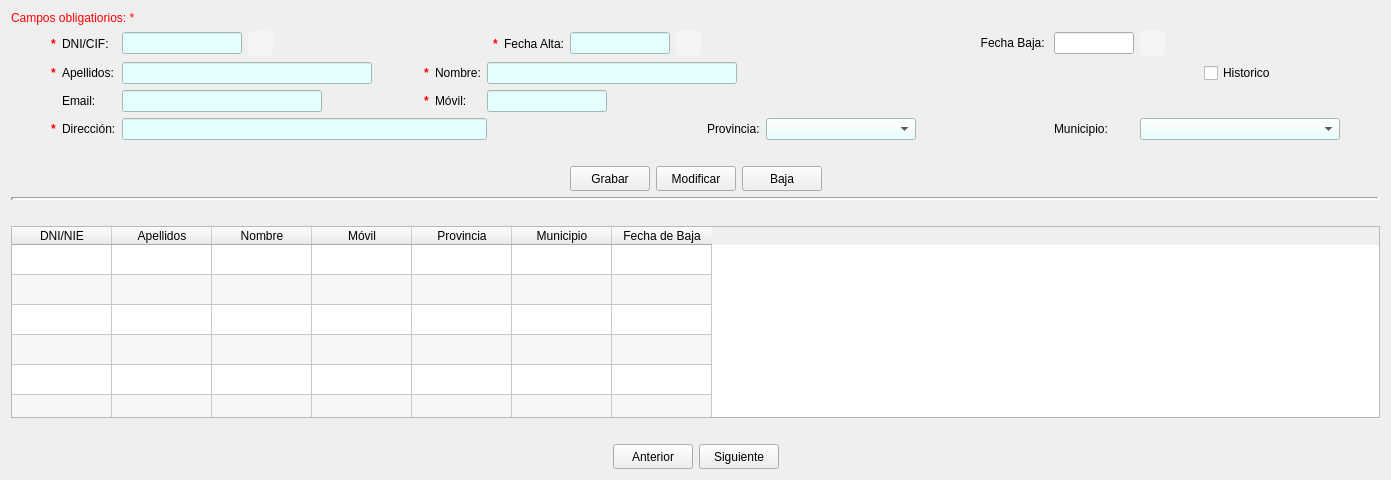
      <widget class="QWidget" name="pesClientes">
       <attribute name="title">
        <string>Clientes</string>
       </attribute>
       <layout class="QGridLayout" name="gridLayout_3">
        <item row="1" column="0">
         <layout class="QVBoxLayout" name="verticalLayout">
          <item>
           <layout class="QGridLayout" name="gridLayout">
            <item row="0" column="0" rowspan="4">
             <spacer name="horizontalSpacer_12">
              <property name="orientation">
               <enum>Qt::Horizontal</enum>
              </property>
              <property name="sizeHint" stdset="0">
               <size>
                <width>40</width>
                <height>20</height>
               </size>
              </property>
             </spacer>
            </item>
            <item row="3" column="13">
             <widget class="QLabel" name="lblMunicli">
              <property name="text">
               <string>Municipio:</string>
              </property>
             </widget>
            </item>
            <item row="3" column="11">
             <spacer name="horizontalSpacer_13">
              <property name="orientation">
               <enum>Qt::Horizontal</enum>
              </property>
              <property name="sizeHint" stdset="0">
               <size>
                <width>40</width>
                <height>20</height>
               </size>
              </property>
             </spacer>
            </item>
            <item row="3" column="10">
             <widget class="QComboBox" name="cmbProvcli">
              <property name="minimumSize">
               <size>
                <width>150</width>
                <height>0</height>
               </size>
              </property>
              <property name="maximumSize">
               <size>
                <width>150</width>
                <height>16777215</height>
               </size>
              </property>
              <property name="styleSheet">
               <string notr="true">background-color:rgb(229, 255, 255);</string>
              </property>
             </widget>
            </item>
            <item row="0" column="15" rowspan="4">
             <spacer name="horizontalSpacer_9">
              <property name="orientation">
               <enum>Qt::Horizontal</enum>
              </property>
              <property name="sizeHint" stdset="0">
               <size>
                <width>40</width>
                <height>20</height>
               </size>
              </property>
             </spacer>
            </item>
            <item row="1" column="5">
             <widget class="QLabel" name="label_4">
              <property name="font">
               <font>
                <weight>75</weight>
                <bold>true</bold>
               </font>
              </property>
              <property name="styleSheet">
               <string notr="true">color:rgb(255, 2, 2)</string>
              </property>
              <property name="text">
               <string>*</string>
              </property>
             </widget>
            </item>
            <item row="3" column="14">
             <widget class="QComboBox" name="cmbMunicli">
              <property name="minimumSize">
               <size>
                <width>200</width>
                <height>0</height>
               </size>
              </property>
              <property name="maximumSize">
               <size>
                <width>200</width>
                <height>16777215</height>
               </size>
              </property>
              <property name="styleSheet">
               <string notr="true">background-color:rgb(229, 255, 255);</string>
              </property>
             </widget>
            </item>
            <item row="0" column="13">
             <widget class="QLineEdit" name="txtBajaCli">
              <property name="sizePolicy">
               <sizepolicy hsizetype="Expanding" vsizetype="Fixed">
                <horstretch>0</horstretch>
                <verstretch>0</verstretch>
               </sizepolicy>
              </property>
              <property name="minimumSize">
               <size>
                <width>80</width>
                <height>0</height>
               </size>
              </property>
              <property name="maximumSize">
               <size>
                <width>80</width>
                <height>16777215</height>
               </size>
              </property>
             </widget>
            </item>
            <item row="3" column="12">
             <spacer name="horizontalSpacer_7">
              <property name="orientation">
               <enum>Qt::Horizontal</enum>
              </property>
              <property name="sizeHint" stdset="0">
               <size>
                <width>40</width>
                <height>20</height>
               </size>
              </property>
             </spacer>
            </item>
            <item row="0" column="14">
             <widget class="QPushButton" name="btnBajaCli">
              <property name="minimumSize">
               <size>
                <width>25</width>
                <height>25</height>
               </size>
              </property>
              <property name="maximumSize">
               <size>
                <width>25</width>
                <height>25</height>
               </size>
              </property>
              <property name="styleSheet">
               <string notr="true">QPushButton {
    background-color: whitesmoke;
    color: white;
    border-radius: 5px;
}

QPushButton:pressed {
    background-color:#0ea2ae;
    transform: scale(0.95);
}
</string>
              </property>
              <property name="text">
               <string/>
              </property>
              <property name="icon">
               <iconset>
                <normaloff>../img/calendario.ico</normaloff>../img/calendario.ico</iconset>
              </property>
              <property name="iconSize">
               <size>
                <width>29</width>
                <height>25</height>
               </size>
              </property>
             </widget>
            </item>
            <item row="0" column="1">
             <widget class="QLabel" name="lblAsterisk">
              <property name="font">
               <font>
                <weight>75</weight>
                <bold>true</bold>
               </font>
              </property>
              <property name="styleSheet">
               <string notr="true">color:rgb(255, 2, 2)</string>
              </property>
              <property name="text">
               <string>*</string>
              </property>
             </widget>
            </item>
            <item row="0" column="12" alignment="Qt::AlignRight|Qt::AlignVCenter">
             <widget class="QLabel" name="lblFechaBajacli">
              <property name="minimumSize">
               <size>
                <width>80</width>
                <height>20</height>
               </size>
              </property>
              <property name="maximumSize">
               <size>
                <width>70</width>
                <height>20</height>
               </size>
              </property>
              <property name="text">
               <string>Fecha Baja: </string>
              </property>
              <property name="alignment">
               <set>Qt::AlignRight|Qt::AlignTrailing|Qt::AlignVCenter</set>
              </property>
             </widget>
            </item>
            <item row="1" column="4">
             <spacer name="horizontalSpacer">
              <property name="orientation">
               <enum>Qt::Horizontal</enum>
              </property>
              <property name="sizeType">
               <enum>QSizePolicy::Expanding</enum>
              </property>
              <property name="sizeHint" stdset="0">
               <size>
                <width>40</width>
                <height>20</height>
               </size>
              </property>
             </spacer>
            </item>
            <item row="1" column="14" alignment="Qt::AlignHCenter">
             <widget class="QCheckBox" name="chkHistoriacli">
              <property name="text">
               <string>Historico</string>
              </property>
             </widget>
            </item>
            <item row="1" column="1">
             <widget class="QLabel" name="lblAsterisk_2">
              <property name="font">
               <font>
                <weight>75</weight>
                <bold>true</bold>
               </font>
              </property>
              <property name="styleSheet">
               <string notr="true">color:rgb(255, 2, 2)</string>
              </property>
              <property name="text">
               <string>*</string>
              </property>
             </widget>
            </item>
            <item row="2" column="4">
             <spacer name="horizontalSpacer_2">
              <property name="orientation">
               <enum>Qt::Horizontal</enum>
              </property>
              <property name="sizeType">
               <enum>QSizePolicy::Expanding</enum>
              </property>
              <property name="sizeHint" stdset="0">
               <size>
                <width>40</width>
                <height>20</height>
               </size>
              </property>
             </spacer>
            </item>
            <item row="3" column="8">
             <spacer name="horizontalSpacer_3">
              <property name="orientation">
               <enum>Qt::Horizontal</enum>
              </property>
              <property name="sizeType">
               <enum>QSizePolicy::Expanding</enum>
              </property>
              <property name="sizeHint" stdset="0">
               <size>
                <width>40</width>
                <height>20</height>
               </size>
              </property>
             </spacer>
            </item>
            <item row="1" column="3">
             <widget class="QLineEdit" name="txtApelcli">
              <property name="minimumSize">
               <size>
                <width>250</width>
                <height>0</height>
               </size>
              </property>
              <property name="maximumSize">
               <size>
                <width>350</width>
                <height>16777215</height>
               </size>
              </property>
              <property name="styleSheet">
               <string notr="true">background-color:rgb(229, 255, 255);</string>
              </property>
             </widget>
            </item>
            <item row="1" column="2">
             <widget class="QLabel" name="lblApelcli">
              <property name="text">
               <string>Apellidos:</string>
              </property>
             </widget>
            </item>
            <item row="2" column="2">
             <widget class="QLabel" name="lblEmailcli">
              <property name="text">
               <string>Email:</string>
              </property>
             </widget>
            </item>
            <item row="2" column="3">
             <widget class="QLineEdit" name="txtEmailcli">
              <property name="minimumSize">
               <size>
                <width>200</width>
                <height>0</height>
               </size>
              </property>
              <property name="maximumSize">
               <size>
                <width>200</width>
                <height>16777215</height>
               </size>
              </property>
              <property name="styleSheet">
               <string notr="true">background-color:rgb(229, 255, 255);</string>
              </property>
             </widget>
            </item>
            <item row="1" column="7" colspan="7">
             <widget class="QLineEdit" name="txtNomcli">
              <property name="minimumSize">
               <size>
                <width>200</width>
                <height>0</height>
               </size>
              </property>
              <property name="maximumSize">
               <size>
                <width>250</width>
                <height>16777215</height>
               </size>
              </property>
              <property name="styleSheet">
               <string notr="true">background-color:rgb(229, 255, 255);</string>
              </property>
             </widget>
            </item>
            <item row="0" column="2">
             <widget class="QLabel" name="lblDnicli">
              <property name="text">
               <string>DNI/CIF:</string>
              </property>
             </widget>
            </item>
            <item row="2" column="7" colspan="4">
             <widget class="QLineEdit" name="txtMovilcli">
              <property name="minimumSize">
               <size>
                <width>120</width>
                <height>0</height>
               </size>
              </property>
              <property name="maximumSize">
               <size>
                <width>80</width>
                <height>16777215</height>
               </size>
              </property>
              <property name="styleSheet">
               <string notr="true">background-color:rgb(229, 255, 255);</string>
              </property>
              <property name="text">
               <string/>
              </property>
             </widget>
            </item>
            <item row="1" column="6">
             <widget class="QLabel" name="lblNomcli">
              <property name="text">
               <string>Nombre:</string>
              </property>
             </widget>
            </item>
            <item row="3" column="9">
             <widget class="QLabel" name="lblProvcli">
              <property name="text">
               <string>Provincia:</string>
              </property>
             </widget>
            </item>
            <item row="3" column="2">
             <widget class="QLabel" name="lblDircli">
              <property name="text">
               <string>Dirección:</string>
              </property>
             </widget>
            </item>
            <item row="2" column="6">
             <widget class="QLabel" name="lblMovilcli">
              <property name="text">
               <string>Móvil:</string>
              </property>
             </widget>
            </item>
            <item row="3" column="3" colspan="5">
             <widget class="QLineEdit" name="txtDircli">
              <property name="minimumSize">
               <size>
                <width>300</width>
                <height>0</height>
               </size>
              </property>
              <property name="maximumSize">
               <size>
                <width>1200</width>
                <height>16777215</height>
               </size>
              </property>
              <property name="styleSheet">
               <string notr="true">background-color:rgb(229, 255, 255);</string>
              </property>
             </widget>
            </item>
            <item row="3" column="1">
             <widget class="QLabel" name="lblAsterisk_3">
              <property name="font">
               <font>
                <weight>75</weight>
                <bold>true</bold>
               </font>
              </property>
              <property name="styleSheet">
               <string notr="true">color:rgb(255, 2, 2)</string>
              </property>
              <property name="text">
               <string>*</string>
              </property>
             </widget>
            </item>
            <item row="0" column="3">
             <layout class="QHBoxLayout" name="horizontalLayout_6">
              <item>
               <widget class="QLineEdit" name="txtDnicli">
                <property name="minimumSize">
                 <size>
                  <width>120</width>
                  <height>0</height>
                 </size>
                </property>
                <property name="maximumSize">
                 <size>
                  <width>150</width>
                  <height>16777215</height>
                 </size>
                </property>
                <property name="styleSheet">
                 <string notr="true">background-color:rgb(229, 255, 255);</string>
                </property>
                <property name="alignment">
                 <set>Qt::AlignCenter</set>
                </property>
               </widget>
              </item>
              <item>
               <widget class="QPushButton" name="btnBuscarcli">
                <property name="minimumSize">
                 <size>
                  <width>25</width>
                  <height>25</height>
                 </size>
                </property>
                <property name="maximumSize">
                 <size>
                  <width>25</width>
                  <height>25</height>
                 </size>
                </property>
                <property name="toolTip">
                 <string>Búsqueda por DNI del cliente</string>
                </property>
                <property name="styleSheet">
                 <string notr="true">QPushButton {
    background-color: whitesmoke;
    color: white;
    border-radius: 5px;
}


QPushButton:checked {
	background-color:#d7eff6;
}</string>
                </property>
                <property name="text">
                 <string/>
                </property>
                <property name="icon">
                 <iconset>
                  <normaloff>../img/icoBuscarV2.ico</normaloff>../img/icoBuscarV2.ico</iconset>
                </property>
                <property name="iconSize">
                 <size>
                  <width>25</width>
                  <height>25</height>
                 </size>
                </property>
                <property name="checkable">
                 <bool>true</bool>
                </property>
                <property name="flat">
                 <bool>false</bool>
                </property>
               </widget>
              </item>
              <item>
               <spacer name="horizontalSpacer_23">
                <property name="orientation">
                 <enum>Qt::Horizontal</enum>
                </property>
                <property name="sizeHint" stdset="0">
                 <size>
                  <width>40</width>
                  <height>20</height>
                 </size>
                </property>
               </spacer>
              </item>
             </layout>
            </item>
            <item row="2" column="5">
             <widget class="QLabel" name="lblAsterisk_5">
              <property name="font">
               <font>
                <weight>75</weight>
                <bold>true</bold>
               </font>
              </property>
              <property name="styleSheet">
               <string notr="true">color:rgb(255, 2, 2)</string>
              </property>
              <property name="text">
               <string>*</string>
              </property>
             </widget>
            </item>
            <item row="0" column="8">
             <layout class="QHBoxLayout" name="horizontalLayout_7">
              <item>
               <widget class="QLabel" name="lblAsterisk_4">
                <property name="font">
                 <font>
                  <weight>75</weight>
                  <bold>true</bold>
                 </font>
                </property>
                <property name="styleSheet">
                 <string notr="true">color:rgb(255, 2, 2)</string>
                </property>
                <property name="text">
                 <string>*</string>
                </property>
               </widget>
              </item>
              <item>
               <widget class="QLabel" name="lblFechaAltacli">
                <property name="text">
                 <string>Fecha Alta:</string>
                </property>
               </widget>
              </item>
              <item>
               <widget class="QLineEdit" name="txtAltaCli">
                <property name="minimumSize">
                 <size>
                  <width>80</width>
                  <height>4</height>
                 </size>
                </property>
                <property name="maximumSize">
                 <size>
                  <width>100</width>
                  <height>16777215</height>
                 </size>
                </property>
                <property name="styleSheet">
                 <string notr="true">background-color:rgb(229, 255, 255);</string>
                </property>
                <property name="alignment">
                 <set>Qt::AlignCenter</set>
                </property>
               </widget>
              </item>
              <item>
               <widget class="QPushButton" name="btnAltaCli">
                <property name="minimumSize">
                 <size>
                  <width>25</width>
                  <height>25</height>
                 </size>
                </property>
                <property name="maximumSize">
                 <size>
                  <width>25</width>
                  <height>25</height>
                 </size>
                </property>
                <property name="styleSheet">
                 <string notr="true">QPushButton {
    background-color: whitesmoke;
    color: white;
    border-radius: 5px;
}

QPushButton:pressed {
    background-color:#0ea2ae;
    transform: scale(0.95);
}
</string>
                </property>
                <property name="text">
                 <string/>
                </property>
                <property name="icon">
                 <iconset>
                  <normaloff>../img/calendario.ico</normaloff>../img/calendario.ico</iconset>
                </property>
                <property name="iconSize">
                 <size>
                  <width>25</width>
                  <height>25</height>
                 </size>
                </property>
                <property name="checkable">
                 <bool>false</bool>
                </property>
               </widget>
              </item>
             </layout>
            </item>
           </layout>
          </item>
          <item>
           <spacer name="verticalSpacer">
            <property name="orientation">
             <enum>Qt::Vertical</enum>
            </property>
            <property name="sizeType">
             <enum>QSizePolicy::Fixed</enum>
            </property>
            <property name="sizeHint" stdset="0">
             <size>
              <width>20</width>
              <height>20</height>
             </size>
            </property>
           </spacer>
          </item>
          <item>
           <layout class="QHBoxLayout" name="horizontalLayout">
            <property name="spacing">
             <number>6</number>
            </property>
            <item>
             <spacer name="horizontalSpacer_8">
              <property name="orientation">
               <enum>Qt::Horizontal</enum>
              </property>
              <property name="sizeHint" stdset="0">
               <size>
                <width>20</width>
                <height>20</height>
               </size>
              </property>
             </spacer>
            </item>
            <item>
             <widget class="QPushButton" name="btnGrabarcli">
              <property name="minimumSize">
               <size>
                <width>80</width>
                <height>25</height>
               </size>
              </property>
              <property name="maximumSize">
               <size>
                <width>80</width>
                <height>25</height>
               </size>
              </property>
              <property name="text">
               <string>Grabar</string>
              </property>
             </widget>
            </item>
            <item>
             <widget class="QPushButton" name="btnModifcli">
              <property name="minimumSize">
               <size>
                <width>80</width>
                <height>25</height>
               </size>
              </property>
              <property name="maximumSize">
               <size>
                <width>80</width>
                <height>25</height>
               </size>
              </property>
              <property name="text">
               <string>Modificar</string>
              </property>
             </widget>
            </item>
            <item>
             <widget class="QPushButton" name="btnDelcli">
              <property name="minimumSize">
               <size>
                <width>80</width>
                <height>25</height>
               </size>
              </property>
              <property name="maximumSize">
               <size>
                <width>80</width>
                <height>25</height>
               </size>
              </property>
              <property name="text">
               <string>Baja</string>
              </property>
             </widget>
            </item>
            <item>
             <spacer name="horizontalSpacer_6">
              <property name="orientation">
               <enum>Qt::Horizontal</enum>
              </property>
              <property name="sizeType">
               <enum>QSizePolicy::Expanding</enum>
              </property>
              <property name="sizeHint" stdset="0">
               <size>
                <width>20</width>
                <height>20</height>
               </size>
              </property>
             </spacer>
            </item>
           </layout>
          </item>
         </layout>
        </item>
        <item row="3" column="0">
         <spacer name="verticalSpacer_2">
          <property name="orientation">
           <enum>Qt::Vertical</enum>
          </property>
          <property name="sizeType">
           <enum>QSizePolicy::Fixed</enum>
          </property>
          <property name="sizeHint" stdset="0">
           <size>
            <width>20</width>
            <height>20</height>
           </size>
          </property>
         </spacer>
        </item>
        <item row="5" column="0">
         <spacer name="verticalSpacer_3">
          <property name="orientation">
           <enum>Qt::Vertical</enum>
          </property>
          <property name="sizeType">
           <enum>QSizePolicy::Fixed</enum>
          </property>
          <property name="sizeHint" stdset="0">
           <size>
            <width>20</width>
            <height>20</height>
           </size>
          </property>
         </spacer>
        </item>
        <item row="2" column="0">
         <widget class="Line" name="line">
          <property name="frameShadow">
           <enum>QFrame::Sunken</enum>
          </property>
          <property name="lineWidth">
           <number>3</number>
          </property>
          <property name="orientation">
           <enum>Qt::Horizontal</enum>
          </property>
         </widget>
        </item>
        <item row="0" column="0">
         <widget class="QLabel" name="lblCamposObligatorios">
          <property name="styleSheet">
           <string notr="true">color:rgb(255, 2, 2)</string>
          </property>
          <property name="text">
           <string>Campos obligatiorios: * </string>
          </property>
         </widget>
        </item>
        <item row="4" column="0">
         <widget class="QTableWidget" name="tablaClientes">
          <property name="verticalScrollBarPolicy">
           <enum>Qt::ScrollBarAlwaysOff</enum>
          </property>
          <property name="horizontalScrollBarPolicy">
           <enum>Qt::ScrollBarAlwaysOff</enum>
          </property>
          <property name="autoScroll">
           <bool>false</bool>
          </property>
          <property name="editTriggers">
           <set>QAbstractItemView::NoEditTriggers</set>
          </property>
          <property name="alternatingRowColors">
           <bool>true</bool>
          </property>
          <property name="selectionMode">
           <enum>QAbstractItemView::SingleSelection</enum>
          </property>
          <property name="selectionBehavior">
           <enum>QAbstractItemView::SelectRows</enum>
          </property>
          <property name="rowCount">
           <number>10</number>
          </property>
          <attribute name="verticalHeaderVisible">
           <bool>false</bool>
          </attribute>
          <row/>
          <row/>
          <row/>
          <row/>
          <row/>
          <row/>
          <row/>
          <row/>
          <row/>
          <row/>
          <column>
           <property name="text">
            <string>DNI/NIE</string>
           </property>
          </column>
          <column>
           <property name="text">
            <string>Apellidos</string>
           </property>
          </column>
          <column>
           <property name="text">
            <string>Nombre</string>
           </property>
          </column>
          <column>
           <property name="text">
            <string>Móvil</string>
           </property>
          </column>
          <column>
           <property name="text">
            <string>Provincia</string>
           </property>
          </column>
          <column>
           <property name="text">
            <string>Municipio</string>
           </property>
          </column>
          <column>
           <property name="text">
            <string>Fecha de Baja</string>
           </property>
          </column>
         </widget>
        </item>
        <item row="6" column="0">
         <layout class="QGridLayout" name="gridLayout_6">
          <item row="0" column="1" alignment="Qt::AlignRight|Qt::AlignVCenter">
           <widget class="QPushButton" name="btnAnteriorcli">
            <property name="minimumSize">
             <size>
              <width>80</width>
              <height>25</height>
             </size>
            </property>
            <property name="maximumSize">
             <size>
              <width>80</width>
              <height>25</height>
             </size>
            </property>
            <property name="text">
             <string>Anterior</string>
            </property>
           </widget>
          </item>
          <item row="0" column="2" alignment="Qt::AlignLeft">
           <widget class="QPushButton" name="btnSiguientecli">
            <property name="minimumSize">
             <size>
              <width>80</width>
              <height>25</height>
             </size>
            </property>
            <property name="maximumSize">
             <size>
              <width>80</width>
              <height>25</height>
             </size>
            </property>
            <property name="text">
             <string>Siguiente</string>
            </property>
           </widget>
          </item>
          <item row="0" column="0">
           <spacer name="horizontalSpacer_24">
            <property name="orientation">
             <enum>Qt::Horizontal</enum>
            </property>
            <property name="sizeHint" stdset="0">
             <size>
              <width>40</width>
              <height>20</height>
             </size>
            </property>
           </spacer>
          </item>
          <item row="0" column="3">
           <spacer name="horizontalSpacer_25">
            <property name="orientation">
             <enum>Qt::Horizontal</enum>
            </property>
            <property name="sizeHint" stdset="0">
             <size>
              <width>40</width>
              <height>20</height>
             </size>
            </property>
           </spacer>
          </item>
         </layout>
        </item>
       </layout>
      </widget>
